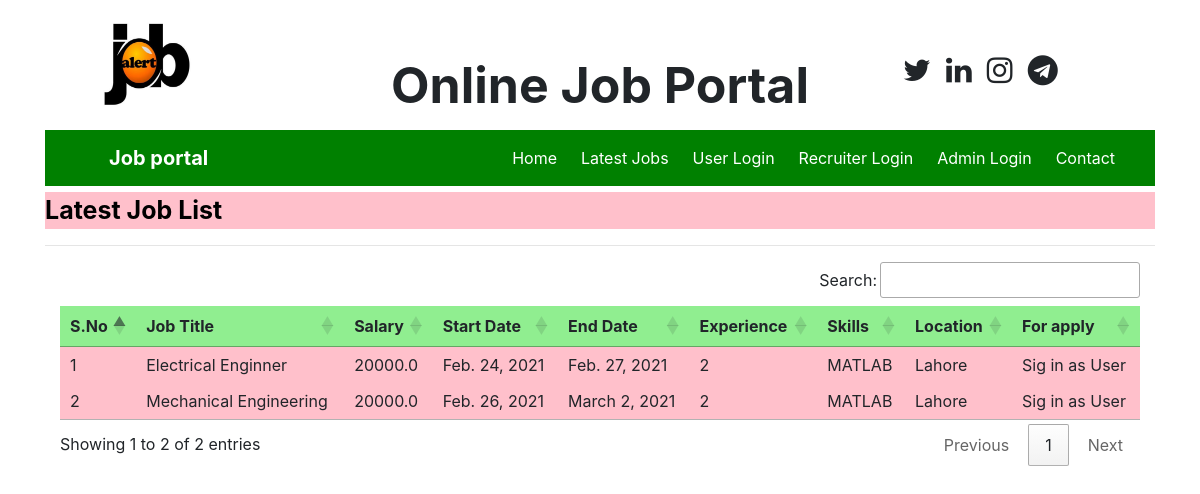
Page /latest_job on the committed database.
### job/models.py (models this page shows, shortened)
class Job(models.Model):
    recruiter = models.ForeignKey(Recruiter, on_delete=models.CASCADE)
    start_date = models.DateField()
    end_date = models.DateField()
    title = models.CharField(max_length=50)
    salary = models.FloatField(max_length=10, null=True)
    image = models.FileField()
    description = models.CharField(max_length=200)
    experience = models.CharField(max_length=20)
    location = models.CharField(max_length=50)
    skills = models.CharField(max_length=100)
    creationdate = models.DateField()

### job/views.py (the view)
# urls.py: path('latest_job', latest_job, name="latest_job"),
def latest_job(request):
    data= Job.objects.all()
    d={'data':data}
    return render(request, 'latest_job.html',d)

### job/templates/latest_job.html
{% load static %}
{% block body %}
{% include 'navigation.html' %}
<marquee style = " font-size : 25px; color : black ; background-color : pink; font-weight : bold; margin-top:0.5% ">
    Latest Job List
</marquee>
<hr>
<div class="container">
<table  id="example" >
    <thead>
    <tr style = "background-color : lightgreen">
        <th>S.No</th>
        <th>Job Title</th>
        <th>Salary</th>
        <th>Start Date</th>
        <th>End Date</th>
        <th>Experience</th>
        <th>Skills</th>
        <th>Location</th>
        <th>For apply</th>
    </tr>
    </thead>
    <tbody>
    {% for i in data %}
    <tr style="background : Pink">
        <td>{{forloop.counter}}</td>
        <td>{{i.title}}</td>
        <td>{{i.salary}}</td>
        <td>{{i.start_date}}</td>
        <td>{{i.end_date}}</td>
        <td>{{i.experience}}</td>
        <td>{{i.skills}}</td>
        <td>{{i.location}}</td>
        <td>Sig in as User</td>
    </tr>
    {% endfor %}
    </tbody>
</table>
</div>
{% endblock %}

### rows in the picture
Job: title "Electrical Enginner", salary "20000.0", start_date "Feb. 24, 2021", end_date "Feb. 27, 2021", experience "2", skills "MATLAB", location "Lahore"
Job: title "Mechanical Engineering", salary "20000.0", start_date "Feb. 26, 2021", end_date "March 2, 2021", experience "2", skills "MATLAB", location "Lahore"
